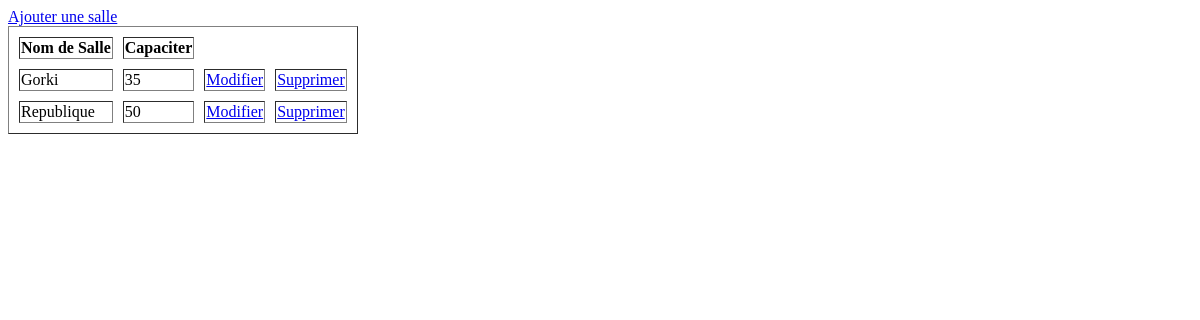
The page /PHP/Administrateur/salles/list_salle.php on the database as committed earlier.
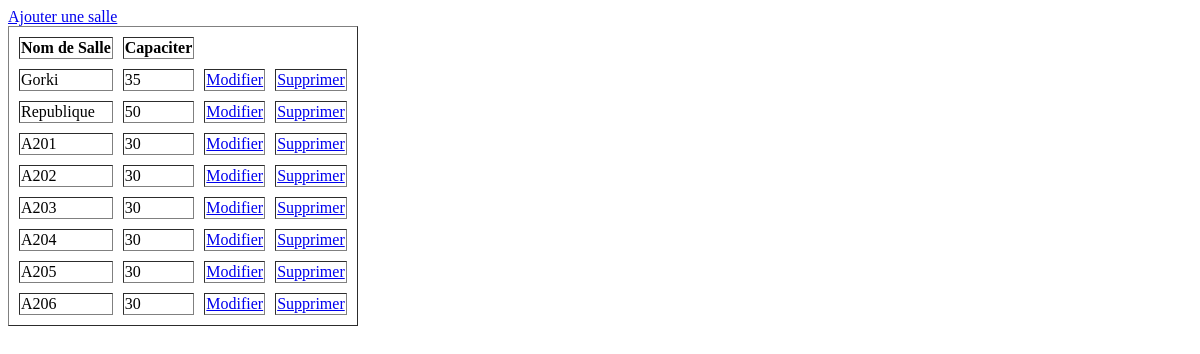
The same page on the database as committed later.
### tables this page shows
CREATE TABLE `salles` (
  `ID` int(11) NOT NULL,
  `nom` varchar(255) NOT NULL,
  `capacite` int(11) DEFAULT NULL
);

### PHP/Administrateur/salles/list_salle.php (the view, shortened to what this page needs)
<?php
include ('../../dbConn.php');
        $query = "SELECT * FROM salles";
        $results = mysqli_query($connection, $query);
    ?>
    <html>
    <body>
    <head>
    <table border="1" cellspacing='10'>
        <a href="create_salle.php">Ajouter une salle</a>
        <tr>
            <th>Nom de Salle</th>
            <th>Capaciter</th>
        </tr>
        <?php while($row = mysqli_fetch_assoc($results)){
            echo '<tr>';
            echo '<td>' . $row['nom'] . '</td>';
            echo '<td>' . $row['capacite'] . '</td>';
            echo '<td><a href="edit_salle.php?ID=' . $row['ID'] . '">Modifier</a></td>';
            echo '<td><a href="delete_salle.php?ID=' . $row['ID'] . '">Supprimer</a></td>';
            echo '</tr>';
        }
    ?>
    </table>
</body>
</html>

Rows that differ between the two databases and show on the page:
added salles: nom "A201", capacite "30"
added salles: nom "A202", capacite "30"
added salles: nom "A203", capacite "30"
added salles: nom "A204", capacite "30"
added salles: nom "A205", capacite "30"
added salles: nom "A206", capacite "30"
